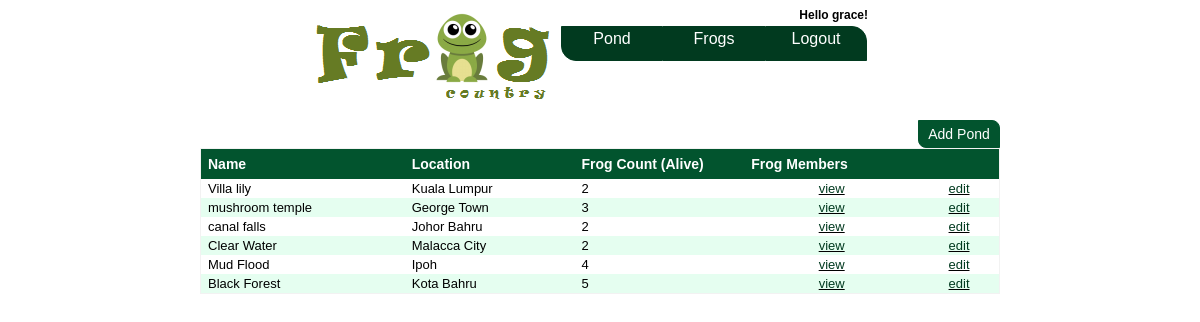
Screenshot of /controller/pond.php (signed in) with the database file from the repository.
### tables this page shows
CREATE TABLE `pond` (
  `pond_id` int(11) NOT NULL AUTO_INCREMENT,
  `pond_name` varchar(30) NOT NULL,
  `pond_location` varchar(50) DEFAULT NULL,
  `pond_status` tinyint(1) DEFAULT '1' COMMENT '1:open; 0:close',
  PRIMARY KEY (`pond_id`)
);

### db_connect.php (called while the page is built, shortened)
<?php
class DB_Connect{
	function connect(){
		$username = "root";
		$password = "";
		$hostname = "localhost";
		$conn = mysql_connect($hostname, $username, $password);
		$db_selected = mysql_select_db('frogcountry', $conn);
		return $conn;
	}
}
?>

### model/pond_model.php (called while the page is built, shortened)
<?php
require_once("../db_connect.php");
class Pond_Model{
	function get_pondlist(){
		$db_conn = new DB_Connect();
		$query = "SELECT p.*, COUNT(f.frog_id) AS frog_count FROM pond p LEFT JOIN frog f ON p.pond_id = f.pond_id AND f.deathdate IS NULL GROUP BY p.pond_id";
		$result = mysql_query($query,$db_conn->connect());
		$arr_pond = array();
		while($row = mysql_fetch_array($result)){
			array_push($arr_pond,$row);
		}
		return $arr_pond;
	}
}
?>

### view/pond.php (the view, shortened to what this page needs)
<html>
<head><title>Frog Country</title></head>
<body>
	<?php include("menu.php");?>
	<div class = "container">
		<br/>
		<a href="../controller/pond.php?action=add"><div style="float:right;" class="button">Add Pond</div></a>
		<table align="center" style="width:100%;" cellpadding = 2 cellspacing = 0 class = "tdata">
			<tr class = "theader">
				<td width="12%">Name</td>
				<td width="10%">Location</td>
				<td width="10%">Frog Count (Alive)</td>
				<td width="10%">Frog Members</td>
				<td width="5%">&nbsp;</td>
			</tr>
			<?php
				foreach($arr_pond as $key => $pond):?>
				<tr>
					<td><?php echo $pond['pond_name'];?></td>
					<td><?php echo $pond['pond_location'];?></td>
					<td><?php echo $pond['frog_count'];?></td>
					<td style="text-align:center;text-decoration:underline;"><a href="../controller/pond.php?action=view&id=<?php echo $pond['pond_id'];?>">view</a></td>
					<td style="text-align:center;text-decoration:underline;"><a href="../controller/pond.php?action=edit&id=<?php echo $pond['pond_id'];?>">edit</a></td>
				</tr>
			<?php endforeach;?>
		</table>
		<br /><br />
	</div>
</body>
</html>

### controller/pond.php (shortened to what this page needs)
<?php
require_once("../model/pond_model.php");
$pond = new Pond();
if(isset($_GET['action'])){
	$action = $_GET['action'];
	switch($action){
		case "edit":
			$pond_id = (isset($_GET['id'])?$_GET['id']:'');
			$pond->edit($pond_id);
			break;
		case "add": $pond->add();
			break;
		case "mate": $pond->mate_frog();
			break;
		case "view": $pond->view_frog_list($_GET['id']);
			break;
		default: $pond->index();
	}
}
else{
	$pond->index();
}
class Pond{
	function index(){
		$pond_model = new Pond_Model();
		$arr_pond = $pond_model->get_pondlist();
		require_once("../view/pond.php");
	}
}
?>

### view/menu.php (shortened to what this page needs)
<div>
	<div style="width:570px; margin:auto; font-size: 16px;">
		<img src = "../images/frog_logo.png" style = "float:left;" />
			<div style = "font-size: 12px; text-align: right; float: right; padding-right: 17px;"><strong>Hello <?php echo $_SESSION['username'];?>!</strong></div>
		<br/>
		<a href="../controller/pond.php"><div class="menu_item" style = "border-radius: 0px 0px 0px 15px; margin-left: 10px;">Pond</div></a>
		<a href="../controller/frog.php"><div class="menu_item" style = "" >Frogs</div></a>
		<a href="../controller/logout.php"><div class="menu_item" style = "border-radius: 0px 15px 0px 0px;">Logout</div></a>
	</div>
</div>

### view/menu.php (style rules this page uses)
.menu_item { float:left; width:100px; height:30px; padding-top:3px; text-align:center; color:#FFFFFF; background-color: #013a1f; border: 1px solid #013a1f; }
a { color: #013a1f; text-decoration: none; }
body { font-family: Arial, "Trebuchet MS"; font-size: 14px; }
.theader { background-color:#02542e; color:#FFFFFF; font-weight:bold; font-size: 14px; }
.theader td { padding: 7px 0px; }
.tdata { border: 1px solid #f2f2f2; font-size: 13px; }
.tdata tr td { padding-left: 7px; }
.tdata tr:nth-child(even) { background: #fff; }
.tdata tr:nth-child(odd) { background: #e5fef0; }
.tdata tr:nth-child(1) { background: #02542e; color: #FFFFFF; font-weight: bold; }
.button { width:80px; margin:auto; text-align: center; border-radius: 0px 8px; background-color: #02542e; color: #ffffff; padding: 5px 0px; border: 1px solid #02542e; text-decoration: none; }
.container { width: 800px; margin: auto; }

### rows the page displays
pond: pond_name "Villa lily", pond_location "Kuala Lumpur", frog_count "2"
pond: pond_name "mushroom temple", pond_location "George Town", frog_count "3"
pond: pond_name "canal falls", pond_location "Johor Bahru", frog_count "2"
pond: pond_name "Clear Water", pond_location "Malacca City", frog_count "2"
pond: pond_name "Mud Flood", pond_location "Ipoh", frog_count "4"
pond: pond_name "Black Forest", pond_location "Kota Bahru", frog_count "5"

### other values shown
$_SESSION['username'] "grace"
